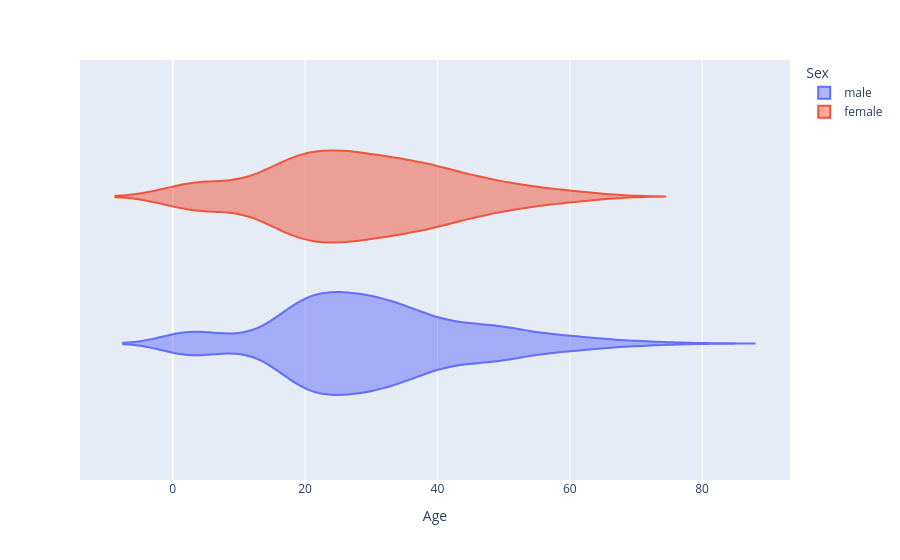

This figure's notebook cell:
### Markdown cell above
Violin Plot

### Code cell
fig = px.violin(df_titanic, x="Age", color="Sex", points= False)
fig.show()

### Figure 1 — Plotly figure (JSON) as saved in the notebook; plotly's stock layout.template omitted (floating-point values rounded to 4 significant figures; data arrays with more than 128 entries replaced by an {"elided": "..."} marker saying what was removed)
{"data": [{"alignmentgroup": "True", "box": {"visible": false}, "hovertemplate": "Sex=male<br>Age=%{x}<extra></extra>", "legendgroup": "male", "marker": {"color": "#636efa"}, "name": "male", "offsetgroup": "male", "orientation": "h", "points": false, "scalegroup": "True", "showlegend": true, "type": "violin", "x": {"elided": "577 float values"}, "x0": " ", "xaxis": "x", "y0": " ", "yaxis": "y"}, {"alignmentgroup": "True", "box": {"visible": false}, "hovertemplate": "Sex=female<br>Age=%{x}<extra></extra>", "legendgroup": "female", "marker": {"color": "#EF553B"}, "name": "female", "offsetgroup": "female", "orientation": "h", "points": false, "scalegroup": "True", "showlegend": true, "type": "violin", "x": {"elided": "312 float values"}, "x0": " ", "xaxis": "x", "y0": " ", "yaxis": "y"}], "layout": {"legend": {"title": {"text": "Sex"}, "tracegroupgap": 0}, "margin": {"t": 60}, "violinmode": "group", "xaxis": {"anchor": "y", "domain": [0, 1], "title": {"text": "Age"}}, "yaxis": {"anchor": "x", "domain": [0, 1]}}}
